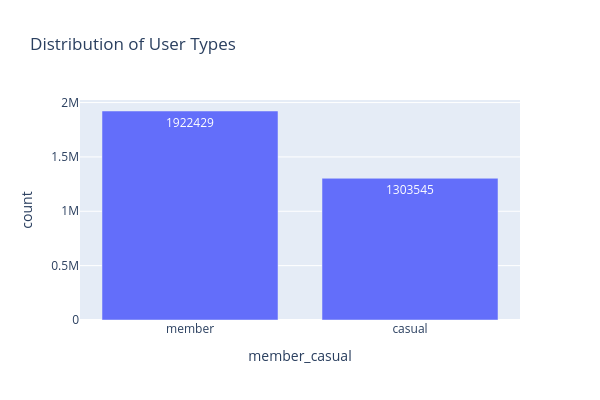

Write notebook code for a chart like this one.
### Code cell
# visual 
count = df['member_casual'].value_counts().reset_index()
count.columns = ['member_casual', 'count']
fig2 = px.bar(
    count, 
    x='member_casual',
    y='count',
    text='count',
    title='Distribution of User Types', 
    width=600,
    height=400
    
)
fig2.show()

### Figure 1 — Plotly figure (JSON) as saved in the notebook; plotly's stock layout.template omitted (floating-point values rounded to 4 significant figures)
{"data": [{"hovertemplate": "member_casual=%{x}<br>count=%{text}<extra></extra>", "legendgroup": "", "marker": {"color": "#636efa", "pattern": {"shape": ""}}, "name": "", "orientation": "v", "showlegend": false, "text": [1922000.0, 1304000.0], "textposition": "auto", "type": "bar", "x": ["member", "casual"], "xaxis": "x", "y": [1922429, 1303545], "yaxis": "y"}], "layout": {"barmode": "relative", "height": 400, "legend": {"tracegroupgap": 0}, "title": {"text": "Distribution of User Types"}, "width": 600, "xaxis": {"anchor": "y", "domain": [0, 1], "title": {"text": "member_casual"}}, "yaxis": {"anchor": "x", "domain": [0, 1], "title": {"text": "count"}}}}
